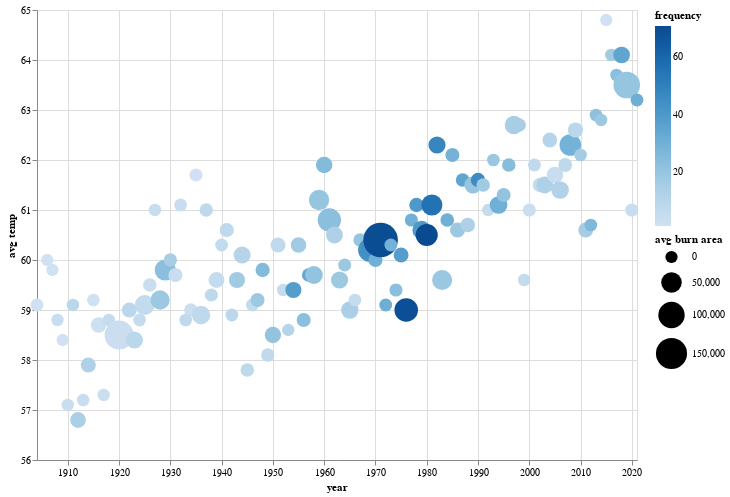

The cell this chart's notebook holds for it:
### Code cell
Chart(df_la[df_la["acres_sum"]>0]).mark_circle(opacity=1).encode(
    x=X("year:T", scale=Scale(zero=False)),
    y=Y("temp_value", scale=Scale(zero=False), title="avg temp"),
    size=Size("acres_sum", scale=Scale(range=[150,1200]), title="avg burn area"),
    color=Color("frequency")
).properties(
      width=600,
      height=450
)

### Figure 1 — Vega-Lite specification as saved in the notebook (floating-point values rounded to 4 significant figures)
{"config": {"view": {"continuousWidth": 400, "continuousHeight": 300}}, "data": {"name": "data-8547a42b6ebfc0b890ba450ce967466b"}, "mark": {"type": "circle", "opacity": 1}, "encoding": {"color": {"field": "frequency", "type": "quantitative"}, "size": {"field": "acres_sum", "scale": {"range": [150, 1200]}, "title": "avg burn area", "type": "quantitative"}, "x": {"field": "year", "scale": {"zero": false}, "type": "temporal"}, "y": {"field": "temp_value", "scale": {"zero": false}, "title": "avg temp", "type": "quantitative"}}, "height": 450, "width": 600, "$schema": "https://vega.github.io/schema/vega-lite/v4.17.0.json", "datasets": {"data-8547a42b6ebfc0b890ba450ce967466b": [{"year": "1903/12/31", "temp_value": 59.1, "temp_anomaly": -0.8, "precip_value": 13.2, "precip_anomaly": -2.36, "frequency": 1.0, "acres_sum": 3269.0, "acres_mean": 3269.0}, {"year": "1905/12/31", "temp_value": 60.0, "temp_anomaly": 0.1, "precip_value": 21.98, "precip_anomaly": 6.42, "frequency": 1.0, "acres_sum": 214.3, "acres_mean": 214.3}, {"year": "1906/12/31", "temp_value": 59.8, "temp_anomaly": -0.1, "precip_value": 23.44, "precip_anomaly": 7.88, "frequency": 1.0, "acres_sum": 85.56, "acres_mean": 85.56}, {"year": "1907/12/31", "temp_value": 58.8, "temp_anomaly": -1.1, "precip_value": 19.92, "precip_anomaly": 4.36, "frequency": 4.0, "acres_sum": 586.1, "acres_mean": 146.5}, {"year": "1908/12/31", "temp_value": 58.4, "temp_anomaly": -1.5, "precip_value": 13.65, "precip_anomaly": -1.91, "frequency": 1.0, "acres_sum": 15.15, "acres_mean": 15.15}, {"year": "1909/12/31", "temp_value": 57.1, "temp_anomaly": -2.8, "precip_value": 25.45, "precip_anomaly": 9.89, "frequency": 4.0, "acres_sum": 594.4, "acres_mean": 148.6}, {"year": "1910/12/31", "temp_value": 59.1, "temp_anomaly": -0.8, "precip_value": 6.9, "precip_anomaly": -8.66, "frequency": 9.0, "acres_sum": 1039.0, "acres_mean": 115.4}, {"year": "1911/12/31", "temp_value": 56.8, "temp_anomaly": -3.1, "precip_value": 18.58, "precip_anomaly": 3.02, "frequency": 14.0, "acres_sum": 18110.0, "acres_mean": 1293.0}, {"year": "1912/12/31", "temp_value": 57.2, "temp_anomaly": -2.7, "precip_value": 12.03, "precip_anomaly": -3.53, "frequency": 4.0, "acres_sum": 1372.0, "acres_mean": 342.9}, {"year": "1913/12/31", "temp_value": 57.9, "temp_anomaly": -2.0, "precip_value": 16.18, "precip_anomaly": 0.62, "frequency": 13.0, "acres_sum": 14270.0, "acres_mean": 1098.0}, {"year": "1914/12/31", "temp_value": 59.2, "temp_anomaly": -0.7, "precip_value": 25.26, "precip_anomaly": 9.7, "frequency": 1.0, "acres_sum": 1711.0, "acres_mean": 1711.0}, {"year": "1915/12/31", "temp_value": 58.7, "temp_anomaly": -1.2, "precip_value": 19.15, "precip_anomaly": 3.59, "frequency": 2.0, "acres_sum": 15510.0, "acres_mean": 7755.0}, {"year": "1916/12/31", "temp_value": 57.3, "temp_anomaly": -2.6, "precip_value": 23.35, "precip_anomaly": 7.79, "frequency": 3.0, "acres_sum": 664.4, "acres_mean": 221.5}, {"year": "1917/12/31", "temp_value": 58.8, "temp_anomaly": -1.1, "precip_value": 8.63, "precip_anomaly": -6.93, "frequency": 5.0, "acres_sum": 1144.0, "acres_mean": 228.9}, {"year": "1919/12/31", "temp_value": 58.5, "temp_anomaly": -1.4, "precip_value": 10.77, "precip_anomaly": -4.79, "frequency": 3.0, "acres_sum": 126200.0, "acres_mean": 42080.0}, {"year": "1921/12/31", "temp_value": 59.0, "temp_anomaly": -0.9, "precip_value": 20.95, "precip_anomaly": 5.39, "frequency": 9.0, "acres_sum": 13290.0, "acres_mean": 1477.0}, {"year": "1922/12/31", "temp_value": 58.4, "temp_anomaly": -1.5, "precip_value": 18.45, "precip_anomaly": 2.89, "frequency": 9.0, "acres_sum": 25900.0, "acres_mean": 2878.0}, {"year": "1923/12/31", "temp_value": 58.8, "temp_anomaly": -1.1, "precip_value": 7.91, "precip_anomaly": -7.65, "frequency": 5.0, "acres_sum": 2372.0, "acres_mean": 474.3}, {"year": "1924/12/31", "temp_value": 59.1, "temp_anomaly": -0.8, "precip_value": 9.28, "precip_anomaly": -6.28, "frequency": 6.0, "acres_sum": 46210.0, "acres_mean": 7701.0}, {"year": "1925/12/31", "temp_value": 59.5, "temp_anomaly": -0.4, "precip_value": 9.9, "precip_anomaly": -5.66, "frequency": 3.0, "acres_sum": 6458.0, "acres_mean": 2153.0}, {"year": "1926/12/31", "temp_value": 61.0, "temp_anomaly": 1.1, "precip_value": 16.45, "precip_anomaly": 0.89, "frequency": 4.0, "acres_sum": 874.9, "acres_mean": 218.7}, {"year": "1927/12/31", "temp_value": 59.2, "temp_anomaly": -0.7, "precip_value": 17.46, "precip_anomaly": 1.9, "frequency": 18.0, "acres_sum": 40510.0, "acres_mean": 2251.0}, {"year": "1928/12/31", "temp_value": 59.8, "temp_anomaly": -0.1, "precip_value": 9.44, "precip_anomaly": -6.12, "frequency": 23.0, "acres_sum": 53960.0, "acres_mean": 2346.0}, {"year": "1929/12/31", "temp_value": 60.0, "temp_anomaly": 0.1, "precip_value": 7.41, "precip_anomaly": -8.15, "frequency": 15.0, "acres_sum": 4901.0, "acres_mean": 326.7}, {"year": "1930/12/31", "temp_value": 59.7, "temp_anomaly": -0.2, "precip_value": 14.07, "precip_anomaly": -1.49, "frequency": 4.0, "acres_sum": 9334.0, "acres_mean": 2333.0}, {"year": "1931/12/31", "temp_value": 61.1, "temp_anomaly": 1.2, "precip_value": 19.45, "precip_anomaly": 3.89, "frequency": 4.0, "acres_sum": 2836.0, "acres_mean": 708.9}, {"year": "1932/12/31", "temp_value": 58.8, "temp_anomaly": -1.1, "precip_value": 12.3, "precip_anomaly": -3.26, "frequency": 7.0, "acres_sum": 2092.0, "acres_mean": 298.9}, {"year": "1933/12/31", "temp_value": 59.0, "temp_anomaly": -0.9, "precip_value": 15.53, "precip_anomaly": -0.03, "frequency": 3.0, "acres_sum": 5547.0, "acres_mean": 1849.0}, {"year": "1934/12/31", "temp_value": 61.7, "temp_anomaly": 1.8, "precip_value": 15.49, "precip_anomaly": -0.07, "frequency": 1.0, "acres_sum": 3772.0, "acres_mean": 3772.0}, {"year": "1935/12/31", "temp_value": 58.9, "temp_anomaly": -1.0, "precip_value": 12.76, "precip_anomaly": -2.8, "frequency": 8.0, "acres_sum": 34100.0, "acres_mean": 4263.0}, {"year": "1936/12/31", "temp_value": 61.0, "temp_anomaly": 1.1, "precip_value": 19.05, "precip_anomaly": 3.49, "frequency": 8.0, "acres_sum": 4881.0, "acres_mean": 610.1}, {"year": "1937/12/31", "temp_value": 59.3, "temp_anomaly": -0.6, "precip_value": 17.59, "precip_anomaly": 2.03, "frequency": 8.0, "acres_sum": 3776.0, "acres_mean": 472.0}, {"year": "1938/12/31", "temp_value": 59.6, "temp_anomaly": -0.3, "precip_value": 27.69, "precip_anomaly": 12.13, "frequency": 5.0, "acres_sum": 18730.0, "acres_mean": 3745.0}, {"year": "1939/12/31", "temp_value": 60.3, "temp_anomaly": 0.4, "precip_value": 9.41, "precip_anomaly": -6.15, "frequency": 6.0, "acres_sum": 2795.0, "acres_mean": 465.9}, {"year": "1940/12/31", "temp_value": 60.6, "temp_anomaly": 0.7, "precip_value": 20.24, "precip_anomaly": 4.68, "frequency": 8.0, "acres_sum": 9185.0, "acres_mean": 1148.0}, {"year": "1941/12/31", "temp_value": 58.9, "temp_anomaly": -1.0, "precip_value": 32.42, "precip_anomaly": 16.86, "frequency": 9.0, "acres_sum": 2414.0, "acres_mean": 268.2}, {"year": "1942/12/31", "temp_value": 59.6, "temp_anomaly": -0.3, "precip_value": 7.31, "precip_anomaly": -8.25, "frequency": 17.0, "acres_sum": 20430.0, "acres_mean": 1202.0}, {"year": "1943/12/31", "temp_value": 60.1, "temp_anomaly": 0.2, "precip_value": 28.03, "precip_anomaly": 12.47, "frequency": 11.0, "acres_sum": 25850.0, "acres_mean": 2350.0}, {"year": "1944/12/31", "temp_value": 57.8, "temp_anomaly": -2.1, "precip_value": 19.36, "precip_anomaly": 3.8, "frequency": 8.0, "acres_sum": 5752.0, "acres_mean": 718.9}, {"year": "1945/12/31", "temp_value": 59.1, "temp_anomaly": -0.8, "precip_value": 15.24, "precip_anomaly": -0.32, "frequency": 6.0, "acres_sum": 3338.0, "acres_mean": 556.4}, {"year": "1946/12/31", "temp_value": 59.2, "temp_anomaly": -0.7, "precip_value": 17.49, "precip_anomaly": 1.93, "frequency": 18.0, "acres_sum": 9152.0, "acres_mean": 508.5}, {"year": "1947/12/31", "temp_value": 59.8, "temp_anomaly": -0.1, "precip_value": 5.1, "precip_anomaly": -10.46, "frequency": 25.0, "acres_sum": 9919.0, "acres_mean": 396.8}, {"year": "1948/12/31", "temp_value": 58.1, "temp_anomaly": -1.8, "precip_value": 8.51, "precip_anomaly": -7.05, "frequency": 7.0, "acres_sum": 5328.0, "acres_mean": 761.1}, {"year": "1949/12/31", "temp_value": 58.5, "temp_anomaly": -1.4, "precip_value": 10.77, "precip_anomaly": -4.79, "frequency": 21.0, "acres_sum": 20910.0, "acres_mean": 995.9}, {"year": "1950/12/31", "temp_value": 60.3, "temp_anomaly": 0.4, "precip_value": 7.98, "precip_anomaly": -7.58, "frequency": 7.0, "acres_sum": 13980.0, "acres_mean": 1997.0}, {"year": "1951/12/31", "temp_value": 59.4, "temp_anomaly": -0.5, "precip_value": 13.87, "precip_anomaly": -1.69, "frequency": 5.0, "acres_sum": 631.2, "acres_mean": 126.2}, {"year": "1952/12/31", "temp_value": 58.6, "temp_anomaly": -1.3, "precip_value": 26.29, "precip_anomaly": 10.73, "frequency": 11.0, "acres_sum": 501.5, "acres_mean": 45.59}, {"year": "1953/12/31", "temp_value": 59.4, "temp_anomaly": -0.5, "precip_value": 4.83, "precip_anomaly": -10.73, "frequency": 38.0, "acres_sum": 19980.0, "acres_mean": 525.7}, {"year": "1954/12/31", "temp_value": 60.3, "temp_anomaly": 0.4, "precip_value": 15.34, "precip_anomaly": -0.22, "frequency": 17.0, "acres_sum": 17190.0, "acres_mean": 1011.0}, {"year": "1955/12/31", "temp_value": 58.8, "temp_anomaly": -1.1, "precip_value": 12.05, "precip_anomaly": -3.51, "frequency": 23.0, "acres_sum": 8647.0, "acres_mean": 375.9}, {"year": "1956/12/31", "temp_value": 59.7, "temp_anomaly": -0.2, "precip_value": 11.64, "precip_anomaly": -3.92, "frequency": 34.0, "acres_sum": 6821.0, "acres_mean": 200.6}, {"year": "1957/12/31", "temp_value": 59.7, "temp_anomaly": -0.2, "precip_value": 17.48, "precip_anomaly": 1.92, "frequency": 21.0, "acres_sum": 30350.0, "acres_mean": 1445.0}, {"year": "1958/12/31", "temp_value": 61.2, "temp_anomaly": 1.3, "precip_value": 19.46, "precip_anomaly": 3.9, "frequency": 20.0, "acres_sum": 48120.0, "acres_mean": 2406.0}, {"year": "1959/12/31", "temp_value": 61.9, "temp_anomaly": 2.0, "precip_value": 8.88, "precip_anomaly": -6.68, "frequency": 25.0, "acres_sum": 21790.0, "acres_mean": 871.6}, {"year": "1960/12/31", "temp_value": 60.8, "temp_anomaly": 0.9, "precip_value": 10.67, "precip_anomaly": -4.89, "frequency": 23.0, "acres_sum": 72220.0, "acres_mean": 3140.0}, {"year": "1961/12/31", "temp_value": 60.5, "temp_anomaly": 0.6, "precip_value": 6.77, "precip_anomaly": -8.79, "frequency": 13.0, "acres_sum": 24520.0, "acres_mean": 1886.0}, {"year": "1962/12/31", "temp_value": 59.6, "temp_anomaly": -0.3, "precip_value": 15.54, "precip_anomaly": -0.02, "frequency": 18.0, "acres_sum": 26310.0, "acres_mean": 1462.0}, {"year": "1963/12/31", "temp_value": 59.9, "temp_anomaly": 0.0, "precip_value": 13.07, "precip_anomaly": -2.49, "frequency": 18.0, "acres_sum": 3720.0, "acres_mean": 206.7}, {"year": "1964/12/31", "temp_value": 59.0, "temp_anomaly": -0.9, "precip_value": 9.89, "precip_anomaly": -5.67, "frequency": 14.0, "acres_sum": 27660.0, "acres_mean": 1976.0}, {"year": "1965/12/31", "temp_value": 59.2, "temp_anomaly": -0.7, "precip_value": 20.05, "precip_anomaly": 4.49, "frequency": 5.0, "acres_sum": 1422.0, "acres_mean": 284.4}, {"year": "1966/12/31", "temp_value": 60.4, "temp_anomaly": 0.5, "precip_value": 12.36, "precip_anomaly": -3.2, "frequency": 20.0, "acres_sum": 5258.0, "acres_mean": 262.9}, {"year": "1967/12/31", "temp_value": 60.2, "temp_anomaly": 0.3, "precip_value": 19.59, "precip_anomaly": 4.03, "frequency": 20.0, "acres_sum": 12610.0, "acres_mean": 630.3}, {"year": "1968/12/31", "temp_value": 60.2, "temp_anomaly": 0.3, "precip_value": 7.2, "precip_anomaly": -8.36, "frequency": 44.0, "acres_sum": 79570.0, "acres_mean": 1808.0}, {"year": "1969/12/31", "temp_value": 60.0, "temp_anomaly": 0.1, "precip_value": 27.75, "precip_anomaly": 12.19, "frequency": 30.0, "acres_sum": 8952.0, "acres_mean": 298.4}, {"year": "1970/12/31", "temp_value": 60.4, "temp_anomaly": 0.5, "precip_value": 17.46, "precip_anomaly": 1.9, "frequency": 70.0, "acres_sum": 192300.0, "acres_mean": 2747.0}, {"year": "1971/12/31", "temp_value": 59.1, "temp_anomaly": -0.8, "precip_value": 10.65, "precip_anomaly": -4.91, "frequency": 31.0, "acres_sum": 2913.0, "acres_mean": 93.98}, {"year": "1972/12/31", "temp_value": 60.3, "temp_anomaly": 0.4, "precip_value": 5.53, "precip_anomaly": -10.03, "frequency": 29.0, "acres_sum": 2924.0, "acres_mean": 100.8}, {"year": "1973/12/31", "temp_value": 59.4, "temp_anomaly": -0.5, "precip_value": 17.14, "precip_anomaly": 1.58, "frequency": 23.0, "acres_sum": 4217.0, "acres_mean": 183.3}, {"year": "1974/12/31", "temp_value": 60.1, "temp_anomaly": 0.2, "precip_value": 16.27, "precip_anomaly": 0.71, "frequency": 38.0, "acres_sum": 13270.0, "acres_mean": 349.2}, {"year": "1975/12/31", "temp_value": 59.0, "temp_anomaly": -0.9, "precip_value": 9.75, "precip_anomaly": -5.81, "frequency": 69.0, "acres_sum": 74220.0, "acres_mean": 1076.0}, {"year": "1976/12/31", "temp_value": 60.8, "temp_anomaly": 0.9, "precip_value": 10.05, "precip_anomaly": -5.51, "frequency": 30.0, "acres_sum": 3929.0, "acres_mean": 131.0}, {"year": "1977/12/31", "temp_value": 61.1, "temp_anomaly": 1.2, "precip_value": 13.68, "precip_anomaly": -1.88, "frequency": 40.0, "acres_sum": 10850.0, "acres_mean": 271.1}, {"year": "1978/12/31", "temp_value": 60.6, "temp_anomaly": 0.7, "precip_value": 33.9, "precip_anomaly": 18.34, "frequency": 40.0, "acres_sum": 34870.0, "acres_mean": 871.8}, {"year": "1979/12/31", "temp_value": 60.5, "temp_anomaly": 0.6, "precip_value": 17.64, "precip_anomaly": 2.08, "frequency": 71.0, "acres_sum": 62000.0, "acres_mean": 873.2}, {"year": "1980/12/31", "temp_value": 61.1, "temp_anomaly": 1.2, "precip_value": 25.97, "precip_anomaly": 10.41, "frequency": 56.0, "acres_sum": 53660.0, "acres_mean": 958.3}, {"year": "1981/12/31", "temp_value": 62.3, "temp_anomaly": 2.4, "precip_value": 12.36, "precip_anomaly": -3.2, "frequency": 48.0, "acres_sum": 26350.0, "acres_mean": 548.9}, {"year": "1982/12/31", "temp_value": 59.6, "temp_anomaly": -0.3, "precip_value": 19.57, "precip_anomaly": 4.01, "frequency": 19.0, "acres_sum": 46280.0, "acres_mean": 2436.0}, {"year": "1983/12/31", "temp_value": 60.8, "temp_anomaly": 0.9, "precip_value": 34.05, "precip_anomaly": 18.49, "frequency": 30.0, "acres_sum": 6896.0, "acres_mean": 229.9}, {"year": "1984/12/31", "temp_value": 62.1, "temp_anomaly": 2.2, "precip_value": 9.83, "precip_anomaly": -5.73, "frequency": 29.0, "acres_sum": 8536.0, "acres_mean": 294.3}, {"year": "1985/12/31", "temp_value": 60.6, "temp_anomaly": 0.7, "precip_value": 8.27, "precip_anomaly": -7.29, "frequency": 18.0, "acres_sum": 13790.0, "acres_mean": 766.2}, {"year": "1986/12/31", "temp_value": 61.6, "temp_anomaly": 1.7, "precip_value": 16.05, "precip_anomaly": 0.49, "frequency": 35.0, "acres_sum": 6871.0, "acres_mean": 196.3}, {"year": "1987/12/31", "temp_value": 60.7, "temp_anomaly": 0.8, "precip_value": 12.77, "precip_anomaly": -2.79, "frequency": 13.0, "acres_sum": 11520.0, "acres_mean": 885.9}, {"year": "1988/12/31", "temp_value": 61.5, "temp_anomaly": 1.6, "precip_value": 13.05, "precip_anomaly": -2.51, "frequency": 20.0, "acres_sum": 26320.0, "acres_mean": 1316.0}, {"year": "1989/12/31", "temp_value": 61.6, "temp_anomaly": 1.7, "precip_value": 5.45, "precip_anomaly": -10.11, "frequency": 46.0, "acres_sum": 10420.0, "acres_mean": 226.5}, {"year": "1990/12/31", "temp_value": 61.5, "temp_anomaly": 1.6, "precip_value": 7.4, "precip_anomaly": -8.16, "frequency": 17.0, "acres_sum": 6397.0, "acres_mean": 376.3}, {"year": "1991/12/31", "temp_value": 61.0, "temp_anomaly": 1.1, "precip_value": 17.37, "precip_anomaly": 1.81, "frequency": 5.0, "acres_sum": 1063.0, "acres_mean": 212.5}, {"year": "1992/12/31", "temp_value": 62.0, "temp_anomaly": 2.1, "precip_value": 25.6, "precip_anomaly": 10.04, "frequency": 19.0, "acres_sum": 2120.0, "acres_mean": 111.6}, {"year": "1993/12/31", "temp_value": 61.1, "temp_anomaly": 1.2, "precip_value": 27.14, "precip_anomaly": 11.58, "frequency": 30.0, "acres_sum": 29730.0, "acres_mean": 991.1}, {"year": "1994/12/31", "temp_value": 61.3, "temp_anomaly": 1.4, "precip_value": 10.64, "precip_anomaly": -4.92, "frequency": 21.0, "acres_sum": 8200.0, "acres_mean": 390.5}, {"year": "1995/12/31", "temp_value": 61.9, "temp_anomaly": 2.0, "precip_value": 25.62, "precip_anomaly": 10.06, "frequency": 24.0, "acres_sum": 6056.0, "acres_mean": 252.3}, {"year": "1996/12/31", "temp_value": 62.7, "temp_anomaly": 2.8, "precip_value": 18.18, "precip_anomaly": 2.62, "frequency": 15.0, "acres_sum": 35100.0, "acres_mean": 2340.0}, {"year": "1997/12/31", "temp_value": 62.7, "temp_anomaly": 2.8, "precip_value": 12.78, "precip_anomaly": -2.78, "frequency": 15.0, "acres_sum": 6891.0, "acres_mean": 459.4}, {"year": "1998/12/31", "temp_value": 59.6, "temp_anomaly": -0.3, "precip_value": 27.46, "precip_anomaly": 11.9, "frequency": 6.0, "acres_sum": 1034.0, "acres_mean": 172.3}, {"year": "1999/12/31", "temp_value": 61.0, "temp_anomaly": 1.1, "precip_value": 7.37, "precip_anomaly": -8.19, "frequency": 3.0, "acres_sum": 4202.0, "acres_mean": 1401.0}, {"year": "2000/12/31", "temp_value": 61.9, "temp_anomaly": 2.0, "precip_value": 12.46, "precip_anomaly": -3.1, "frequency": 7.0, "acres_sum": 2519.0, "acres_mean": 359.9}, {"year": "2001/12/31", "temp_value": 61.5, "temp_anomaly": 1.6, "precip_value": 18.23, "precip_anomaly": 2.67, "frequency": 5.0, "acres_sum": 8473.0, "acres_mean": 1695.0}, {"year": "2002/12/31", "temp_value": 61.5, "temp_anomaly": 1.6, "precip_value": 6.43, "precip_anomaly": -9.13, "frequency": 13.0, "acres_sum": 24690.0, "acres_mean": 1899.0}, {"year": "2003/12/31", "temp_value": 62.4, "temp_anomaly": 2.5, "precip_value": 14.85, "precip_anomaly": -0.71, "frequency": 11.0, "acres_sum": 12650.0, "acres_mean": 1150.0}, {"year": "2004/12/31", "temp_value": 61.7, "temp_anomaly": 1.8, "precip_value": 17.36, "precip_anomaly": 1.8, "frequency": 4.0, "acres_sum": 22600.0, "acres_mean": 5650.0}, {"year": "2005/12/31", "temp_value": 61.4, "temp_anomaly": 1.5, "precip_value": 26.82, "precip_anomaly": 11.26, "frequency": 12.0, "acres_sum": 29550.0, "acres_mean": 2462.0}, {"year": "2006/12/31", "temp_value": 61.9, "temp_anomaly": 2.0, "precip_value": 12.32, "precip_anomaly": -3.24, "frequency": 8.0, "acres_sum": 7355.0, "acres_mean": 919.4}, {"year": "2007/12/31", "temp_value": 62.3, "temp_anomaly": 2.4, "precip_value": 6.18, "precip_anomaly": -9.38, "frequency": 29.0, "acres_sum": 57870.0, "acres_mean": 1995.0}, {"year": "2008/12/31", "temp_value": 62.6, "temp_anomaly": 2.7, "precip_value": 15.12, "precip_anomaly": -0.44, "frequency": 9.0, "acres_sum": 15020.0, "acres_mean": 1669.0}, {"year": "2009/12/31", "temp_value": 62.1, "temp_anomaly": 2.2, "precip_value": 10.11, "precip_anomaly": -5.45, "frequency": 16.0, "acres_sum": 1540.0, "acres_mean": 96.24}, {"year": "2010/12/31", "temp_value": 60.6, "temp_anomaly": 0.7, "precip_value": 25.85, "precip_anomaly": 10.29, "frequency": 16.0, "acres_sum": 13090.0, "acres_mean": 818.4}, {"year": "2011/12/31", "temp_value": 60.7, "temp_anomaly": 0.8, "precip_value": 12.03, "precip_anomaly": -3.53, "frequency": 26.0, "acres_sum": 1882.0, "acres_mean": 72.38}, {"year": "2012/12/31", "temp_value": 62.9, "temp_anomaly": 3.0, "precip_value": 9.31, "precip_anomaly": -6.25, "frequency": 22.0, "acres_sum": 1974.0, "acres_mean": 89.73}, {"year": "2013/12/31", "temp_value": 62.8, "temp_anomaly": 2.9, "precip_value": 4.95, "precip_anomaly": -10.61, "frequency": 18.0, "acres_sum": 1166.0, "acres_mean": 64.76}, {"year": "2014/12/31", "temp_value": 64.8, "temp_anomaly": 4.9, "precip_value": 10.32, "precip_anomaly": -5.24, "frequency": 1.0, "acres_sum": 117.0, "acres_mean": 117.0}, {"year": "2015/12/31", "temp_value": 64.1, "temp_anomaly": 4.2, "precip_value": 7.11, "precip_anomaly": -8.45, "frequency": 17.0, "acres_sum": 1280.0, "acres_mean": 75.27}, {"year": "2016/12/31", "temp_value": 63.7, "temp_anomaly": 3.8, "precip_value": 12.59, "precip_anomaly": -2.97, "frequency": 23.0, "acres_sum": 1738.0, "acres_mean": 75.56}, {"year": "2017/12/31", "temp_value": 64.1, "temp_anomaly": 4.2, "precip_value": 13.69, "precip_anomaly": -1.87, "frequency": 35.0, "acres_sum": 23700.0, "acres_mean": 677.1}, {"year": "2018/12/31", "temp_value": 63.5, "temp_anomaly": 3.6, "precip_value": 10.79, "precip_anomaly": -4.77, "frequency": 20.0, "acres_sum": 102200.0, "acres_mean": 5110.0}, {"year": "2019/12/31", "temp_value": 61.0, "temp_anomaly": 1.1, "precip_value": 23.4, "precip_anomaly": 7.84, "frequency": 4.0, "acres_sum": 4593.0, "acres_mean": 1148.0}, {"year": "2020/12/31", "temp_value": 63.2, "temp_anomaly": 3.3, "precip_value": 10.89, "precip_anomaly": -4.67, "frequency": 31.0, "acres_sum": 3000.0, "acres_mean": 96.76}]}}
